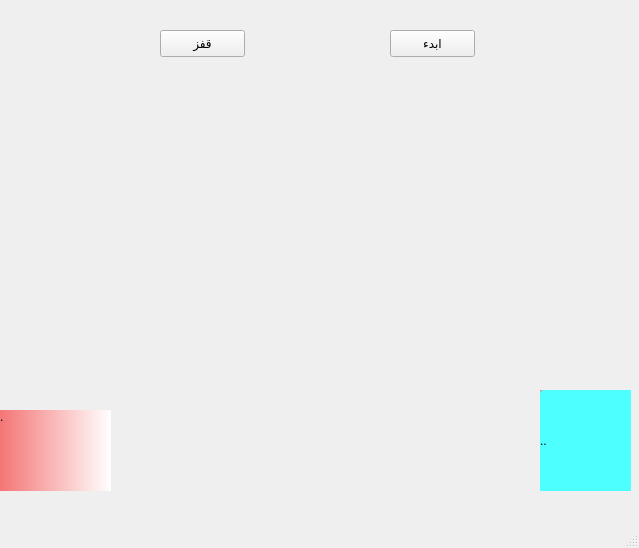
<?xml version="1.0" encoding="UTF-8"?>
<ui version="4.0">
 <class>MainWindow</class>
 <widget class="QMainWindow" name="MainWindow">
  <property name="geometry">
   <rect>
    <x>0</x>
    <y>0</y>
    <width>639</width>
    <height>548</height>
   </rect>
  </property>
  <property name="windowTitle">
   <string>MainWindow</string>
  </property>
  <widget class="QWidget" name="centralwidget">
   <widget class="QLabel" name="label">
    <property name="geometry">
     <rect>
      <x>540</x>
      <y>390</y>
      <width>91</width>
      <height>101</height>
     </rect>
    </property>
    <property name="styleSheet">
     <string notr="true">background-color: qlineargradient(spread:pad, x1:0, y1:0, x2:0.0181818, y2:0.0227273, stop:0 rgba(244, 117, 117, 255), stop:1 rgba(78, 255, 255, 255));</string>
    </property>
    <property name="text">
     <string>..</string>
    </property>
    <property name="pixmap">
     <pixmap>:/same/back.png</pixmap>
    </property>
    <property name="scaledContents">
     <bool>true</bool>
    </property>
   </widget>
   <widget class="QLabel" name="label_2">
    <property name="geometry">
     <rect>
      <x>0</x>
      <y>410</y>
      <width>111</width>
      <height>81</height>
     </rect>
    </property>
    <property name="styleSheet">
     <string notr="true">background-color: qlineargradient(spread:pad, x1:0, y1:0, x2:1, y2:0, stop:0 rgba(244, 117, 117, 255), stop:1 rgba(255, 255, 255, 255));</string>
    </property>
    <property name="text">
     <string>.</string>
    </property>
    <property name="pixmap">
     <pixmap>:/same/down.png</pixmap>
    </property>
    <property name="scaledContents">
     <bool>true</bool>
    </property>
    <property name="alignment">
     <set>Qt::AlignLeading|Qt::AlignLeft|Qt::AlignTop</set>
    </property>
    <property name="wordWrap">
     <bool>false</bool>
    </property>
    <property name="indent">
     <number>-1</number>
    </property>
   </widget>
   <widget class="QPushButton" name="pushButton">
    <property name="geometry">
     <rect>
      <x>390</x>
      <y>30</y>
      <width>85</width>
      <height>27</height>
     </rect>
    </property>
    <property name="text">
     <string>ابدء</string>
    </property>
   </widget>
   <widget class="QPushButton" name="pushButton_2">
    <property name="geometry">
     <rect>
      <x>160</x>
      <y>30</y>
      <width>85</width>
      <height>27</height>
     </rect>
    </property>
    <property name="text">
     <string>قفز</string>
    </property>
   </widget>
  </widget>
  <widget class="QMenuBar" name="menubar">
   <property name="geometry">
    <rect>
     <x>0</x>
     <y>0</y>
     <width>639</width>
     <height>27</height>
    </rect>
   </property>
  </widget>
  <widget class="QStatusBar" name="statusbar"/>
 </widget>
 <resources/>
 <connections/>
</ui>
